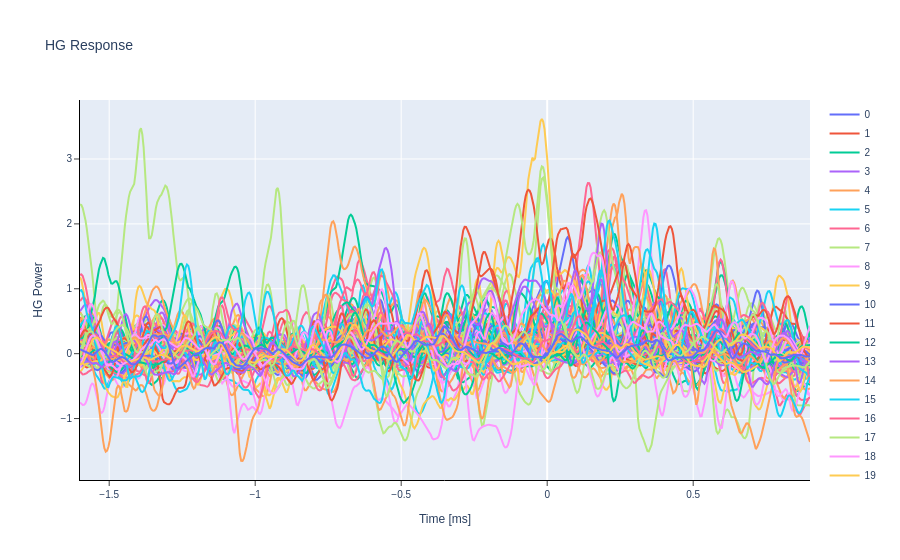

The notebook cell this image was saved under:
### Code cell
fig = go.Figure()

for tr in range(data_P1.shape[0]):
    fig.add_trace(
    go.Scatter(
        x=time, y=data_P1[tr, 97, :], 
        mode='lines', name=tr
        ))
    fig.update_xaxes(title_text="Time [ms]", showline=True, linecolor='black', linewidth=1,
                     ticks='outside', showticklabels=True)
    fig.update_yaxes(title_text="HG Power", showline=True, linecolor='black', linewidth=1,
                     ticks='outside', showticklabels=True)
    fig.update_layout(
        title=f"HG Response", 
        font=dict(family="Arial", size=10))
fig.show()

### Figure 1 — Plotly figure (JSON) as saved in the notebook; plotly's stock layout.template omitted (floating-point values rounded to 4 significant figures; data arrays with more than 128 entries replaced by an {"elided": "..."} marker saying what was removed)
{"data": [{"mode": "lines", "name": "0", "type": "scatter", "x": {"elided": "540 float values"}, "y": {"elided": "540 float values"}}, {"mode": "lines", "name": "1", "type": "scatter", "x": {"elided": "540 float values"}, "y": {"elided": "540 float values"}}, {"mode": "lines", "name": "2", "type": "scatter", "x": {"elided": "540 float values"}, "y": {"elided": "540 float values"}}, {"mode": "lines", "name": "3", "type": "scatter", "x": {"elided": "540 float values"}, "y": {"elided": "540 float values"}}, {"mode": "lines", "name": "4", "type": "scatter", "x": {"elided": "540 float values"}, "y": {"elided": "540 float values"}}, {"mode": "lines", "name": "5", "type": "scatter", "x": {"elided": "540 float values"}, "y": {"elided": "540 float values"}}, {"mode": "lines", "name": "6", "type": "scatter", "x": {"elided": "540 float values"}, "y": {"elided": "540 float values"}}, {"mode": "lines", "name": "7", "type": "scatter", "x": {"elided": "540 float values"}, "y": {"elided": "540 float values"}}, {"mode": "lines", "name": "8", "type": "scatter", "x": {"elided": "540 float values"}, "y": {"elided": "540 float values"}}, {"mode": "lines", "name": "9", "type": "scatter", "x": {"elided": "540 float values"}, "y": {"elided": "540 float values"}}, {"mode": "lines", "name": "10", "type": "scatter", "x": {"elided": "540 float values"}, "y": {"elided": "540 float values"}}, {"mode": "lines", "name": "11", "type": "scatter", "x": {"elided": "540 float values"}, "y": {"elided": "540 float values"}}, {"mode": "lines", "name": "12", "type": "scatter", "x": {"elided": "540 float values"}, "y": {"elided": "540 float values"}}, {"mode": "lines", "name": "13", "type": "scatter", "x": {"elided": "540 float values"}, "y": {"elided": "540 float values"}}, {"mode": "lines", "name": "14", "type": "scatter", "x": {"elided": "540 float values"}, "y": {"elided": "540 float values"}}, {"mode": "lines", "name": "15", "type": "scatter", "x": {"elided": "540 float values"}, "y": {"elided": "540 float values"}}, {"mode": "lines", "name": "16", "type": "scatter", "x": {"elided": "540 float values"}, "y": {"elided": "540 float values"}}, {"mode": "lines", "name": "17", "type": "scatter", "x": {"elided": "540 float values"}, "y": {"elided": "540 float values"}}, {"mode": "lines", "name": "18", "type": "scatter", "x": {"elided": "540 float values"}, "y": {"elided": "540 float values"}}, {"mode": "lines", "name": "19", "type": "scatter", "x": {"elided": "540 float values"}, "y": {"elided": "540 float values"}}, {"mode": "lines", "name": "20", "type": "scatter", "x": {"elided": "540 float values"}, "y": {"elided": "540 float values"}}, {"mode": "lines", "name": "21", "type": "scatter", "x": {"elided": "540 float values"}, "y": {"elided": "540 float values"}}, {"mode": "lines", "name": "22", "type": "scatter", "x": {"elided": "540 float values"}, "y": {"elided": "540 float values"}}, {"mode": "lines", "name": "23", "type": "scatter", "x": {"elided": "540 float values"}, "y": {"elided": "540 float values"}}, {"mode": "lines", "name": "24", "type": "scatter", "x": {"elided": "540 float values"}, "y": {"elided": "540 float values"}}, {"mode": "lines", "name": "25", "type": "scatter", "x": {"elided": "540 float values"}, "y": {"elided": "540 float values"}}, {"mode": "lines", "name": "26", "type": "scatter", "x": {"elided": "540 float values"}, "y": {"elided": "540 float values"}}, {"mode": "lines", "name": "27", "type": "scatter", "x": {"elided": "540 float values"}, "y": {"elided": "540 float values"}}, {"mode": "lines", "name": "28", "type": "scatter", "x": {"elided": "540 float values"}, "y": {"elided": "540 float values"}}, {"mode": "lines", "name": "29", "type": "scatter", "x": {"elided": "540 float values"}, "y": {"elided": "540 float values"}}, {"mode": "lines", "name": "30", "type": "scatter", "x": {"elided": "540 float values"}, "y": {"elided": "540 float values"}}, {"mode": "lines", "name": "31", "type": "scatter", "x": {"elided": "540 float values"}, "y": {"elided": "540 float values"}}, {"mode": "lines", "name": "32", "type": "scatter", "x": {"elided": "540 float values"}, "y": {"elided": "540 float values"}}, {"mode": "lines", "name": "33", "type": "scatter", "x": {"elided": "540 float values"}, "y": {"elided": "540 float values"}}, {"mode": "lines", "name": "34", "type": "scatter", "x": {"elided": "540 float values"}, "y": {"elided": "540 float values"}}, {"mode": "lines", "name": "35", "type": "scatter", "x": {"elided": "540 float values"}, "y": {"elided": "540 float values"}}, {"mode": "lines", "name": "36", "type": "scatter", "x": {"elided": "540 float values"}, "y": {"elided": "540 float values"}}, {"mode": "lines", "name": "37", "type": "scatter", "x": {"elided": "540 float values"}, "y": {"elided": "540 float values"}}, {"mode": "lines", "name": "38", "type": "scatter", "x": {"elided": "540 float values"}, "y": {"elided": "540 float values"}}, {"mode": "lines", "name": "39", "type": "scatter", "x": {"elided": "540 float values"}, "y": {"elided": "540 float values"}}, {"mode": "lines", "name": "40", "type": "scatter", "x": {"elided": "540 float values"}, "y": {"elided": "540 float values"}}, {"mode": "lines", "name": "41", "type": "scatter", "x": {"elided": "540 float values"}, "y": {"elided": "540 float values"}}, {"mode": "lines", "name": "42", "type": "scatter", "x": {"elided": "540 float values"}, "y": {"elided": "540 float values"}}, {"mode": "lines", "name": "43", "type": "scatter", "x": {"elided": "540 float values"}, "y": {"elided": "540 float values"}}, {"mode": "lines", "name": "44", "type": "scatter", "x": {"elided": "540 float values"}, "y": {"elided": "540 float values"}}, {"mode": "lines", "name": "45", "type": "scatter", "x": {"elided": "540 float values"}, "y": {"elided": "540 float values"}}, {"mode": "lines", "name": "46", "type": "scatter", "x": {"elided": "540 float values"}, "y": {"elided": "540 float values"}}, {"mode": "lines", "name": "47", "type": "scatter", "x": {"elided": "540 float values"}, "y": {"elided": "540 float values"}}, {"mode": "lines", "name": "48", "type": "scatter", "x": {"elided": "540 float values"}, "y": {"elided": "540 float values"}}, {"mode": "lines", "name": "49", "type": "scatter", "x": {"elided": "540 float values"}, "y": {"elided": "540 float values"}}, {"mode": "lines", "name": "50", "type": "scatter", "x": {"elided": "540 float values"}, "y": {"elided": "540 float values"}}, {"mode": "lines", "name": "51", "type": "scatter", "x": {"elided": "540 float values"}, "y": {"elided": "540 float values"}}, {"mode": "lines", "name": "52", "type": "scatter", "x": {"elided": "540 float values"}, "y": {"elided": "540 float values"}}, {"mode": "lines", "name": "53", "type": "scatter", "x": {"elided": "540 float values"}, "y": {"elided": "540 float values"}}, {"mode": "lines", "name": "54", "type": "scatter", "x": {"elided": "540 float values"}, "y": {"elided": "540 float values"}}, {"mode": "lines", "name": "55", "type": "scatter", "x": {"elided": "540 float values"}, "y": {"elided": "540 float values"}}, {"mode": "lines", "name": "56", "type": "scatter", "x": {"elided": "540 float values"}, "y": {"elided": "540 float values"}}, {"mode": "lines", "name": "57", "type": "scatter", "x": {"elided": "540 float values"}, "y": {"elided": "540 float values"}}, {"mode": "lines", "name": "58", "type": "scatter", "x": {"elided": "540 float values"}, "y": {"elided": "540 float values"}}, {"mode": "lines", "name": "59", "type": "scatter", "x": {"elided": "540 float values"}, "y": {"elided": "540 float values"}}, {"mode": "lines", "name": "60", "type": "scatter", "x": {"elided": "540 float values"}, "y": {"elided": "540 float values"}}, {"mode": "lines", "name": "61", "type": "scatter", "x": {"elided": "540 float values"}, "y": {"elided": "540 float values"}}, {"mode": "lines", "name": "62", "type": "scatter", "x": {"elided": "540 float values"}, "y": {"elided": "540 float values"}}, {"mode": "lines", "name": "63", "type": "scatter", "x": {"elided": "540 float values"}, "y": {"elided": "540 float values"}}, {"mode": "lines", "name": "64", "type": "scatter", "x": {"elided": "540 float values"}, "y": {"elided": "540 float values"}}, {"mode": "lines", "name": "65", "type": "scatter", "x": {"elided": "540 float values"}, "y": {"elided": "540 float values"}}, {"mode": "lines", "name": "66", "type": "scatter", "x": {"elided": "540 float values"}, "y": {"elided": "540 float values"}}, {"mode": "lines", "name": "67", "type": "scatter", "x": {"elided": "540 float values"}, "y": {"elided": "540 float values"}}, {"mode": "lines", "name": "68", "type": "scatter", "x": {"elided": "540 float values"}, "y": {"elided": "540 float values"}}, {"mode": "lines", "name": "69", "type": "scatter", "x": {"elided": "540 float values"}, "y": {"elided": "540 float values"}}, {"mode": "lines", "name": "70", "type": "scatter", "x": {"elided": "540 float values"}, "y": {"elided": "540 float values"}}, {"mode": "lines", "name": "71", "type": "scatter", "x": {"elided": "540 float values"}, "y": {"elided": "540 float values"}}, {"mode": "lines", "name": "72", "type": "scatter", "x": {"elided": "540 float values"}, "y": {"elided": "540 float values"}}, {"mode": "lines", "name": "73", "type": "scatter", "x": {"elided": "540 float values"}, "y": {"elided": "540 float values"}}, {"mode": "lines", "name": "74", "type": "scatter", "x": {"elided": "540 float values"}, "y": {"elided": "540 float values"}}, {"mode": "lines", "name": "75", "type": "scatter", "x": {"elided": "540 float values"}, "y": {"elided": "540 float values"}}, {"mode": "lines", "name": "76", "type": "scatter", "x": {"elided": "540 float values"}, "y": {"elided": "540 float values"}}, {"mode": "lines", "name": "77", "type": "scatter", "x": {"elided": "540 float values"}, "y": {"elided": "540 float values"}}, {"mode": "lines", "name": "78", "type": "scatter", "x": {"elided": "540 float values"}, "y": {"elided": "540 float values"}}, {"mode": "lines", "name": "79", "type": "scatter", "x": {"elided": "540 float values"}, "y": {"elided": "540 float values"}}, {"mode": "lines", "name": "80", "type": "scatter", "x": {"elided": "540 float values"}, "y": {"elided": "540 float values"}}, {"mode": "lines", "name": "81", "type": "scatter", "x": {"elided": "540 float values"}, "y": {"elided": "540 float values"}}, {"mode": "lines", "name": "82", "type": "scatter", "x": {"elided": "540 float values"}, "y": {"elided": "540 float values"}}, {"mode": "lines", "name": "83", "type": "scatter", "x": {"elided": "540 float values"}, "y": {"elided": "540 float values"}}, {"mode": "lines", "name": "84", "type": "scatter", "x": {"elided": "540 float values"}, "y": {"elided": "540 float values"}}, {"mode": "lines", "name": "85", "type": "scatter", "x": {"elided": "540 float values"}, "y": {"elided": "540 float values"}}, {"mode": "lines", "name": "86", "type": "scatter", "x": {"elided": "540 float values"}, "y": {"elided": "540 float values"}}, {"mode": "lines", "name": "87", "type": "scatter", "x": {"elided": "540 float values"}, "y": {"elided": "540 float values"}}, {"mode": "lines", "name": "88", "type": "scatter", "x": {"elided": "540 float values"}, "y": {"elided": "540 float values"}}, {"mode": "lines", "name": "89", "type": "scatter", "x": {"elided": "540 float values"}, "y": {"elided": "540 float values"}}, {"mode": "lines", "name": "90", "type": "scatter", "x": {"elided": "540 float values"}, "y": {"elided": "540 float values"}}, {"mode": "lines", "name": "91", "type": "scatter", "x": {"elided": "540 float values"}, "y": {"elided": "540 float values"}}, {"mode": "lines", "name": "92", "type": "scatter", "x": {"elided": "540 float values"}, "y": {"elided": "540 float values"}}, {"mode": "lines", "name": "93", "type": "scatter", "x": {"elided": "540 float values"}, "y": {"elided": "540 float values"}}, {"mode": "lines", "name": "94", "type": "scatter", "x": {"elided": "540 float values"}, "y": {"elided": "540 float values"}}, {"mode": "lines", "name": "95", "type": "scatter", "x": {"elided": "540 float values"}, "y": {"elided": "540 float values"}}, {"mode": "lines", "name": "96", "type": "scatter", "x": {"elided": "540 float values"}, "y": {"elided": "540 float values"}}, {"mode": "lines", "name": "97", "type": "scatter", "x": {"elided": "540 float values"}, "y": {"elided": "540 float values"}}, {"mode": "lines", "name": "98", "type": "scatter", "x": {"elided": "540 float values"}, "y": {"elided": "540 float values"}}, {"mode": "lines", "name": "99", "type": "scatter", "x": {"elided": "540 float values"}, "y": {"elided": "540 float values"}}, {"mode": "lines", "name": "100", "type": "scatter", "x": {"elided": "540 float values"}, "y": {"elided": "540 float values"}}, {"mode": "lines", "name": "101", "type": "scatter", "x": {"elided": "540 float values"}, "y": {"elided": "540 float values"}}, {"mode": "lines", "name": "102", "type": "scatter", "x": {"elided": "540 float values"}, "y": {"elided": "540 float values"}}, {"mode": "lines", "name": "103", "type": "scatter", "x": {"elided": "540 float values"}, "y": {"elided": "540 float values"}}, {"mode": "lines", "name": "104", "type": "scatter", "x": {"elided": "540 float values"}, "y": {"elided": "540 float values"}}, {"mode": "lines", "name": "105", "type": "scatter", "x": {"elided": "540 float values"}, "y": {"elided": "540 float values"}}, {"mode": "lines", "name": "106", "type": "scatter", "x": {"elided": "540 float values"}, "y": {"elided": "540 float values"}}, {"mode": "lines", "name": "107", "type": "scatter", "x": {"elided": "540 float values"}, "y": {"elided": "540 float values"}}, {"mode": "lines", "name": "108", "type": "scatter", "x": {"elided": "540 float values"}, "y": {"elided": "540 float values"}}, {"mode": "lines", "name": "109", "type": "scatter", "x": {"elided": "540 float values"}, "y": {"elided": "540 float values"}}, {"mode": "lines", "name": "110", "type": "scatter", "x": {"elided": "540 float values"}, "y": {"elided": "540 float values"}}], "layout": {"font": {"family": "Arial", "size": 10}, "title": {"text": "HG Response"}, "xaxis": {"linecolor": "black", "linewidth": 1, "showline": true, "showticklabels": true, "ticks": "outside", "title": {"text": "Time [ms]"}}, "yaxis": {"linecolor": "black", "linewidth": 1, "showline": true, "showticklabels": true, "ticks": "outside", "title": {"text": "HG Power"}}}}
